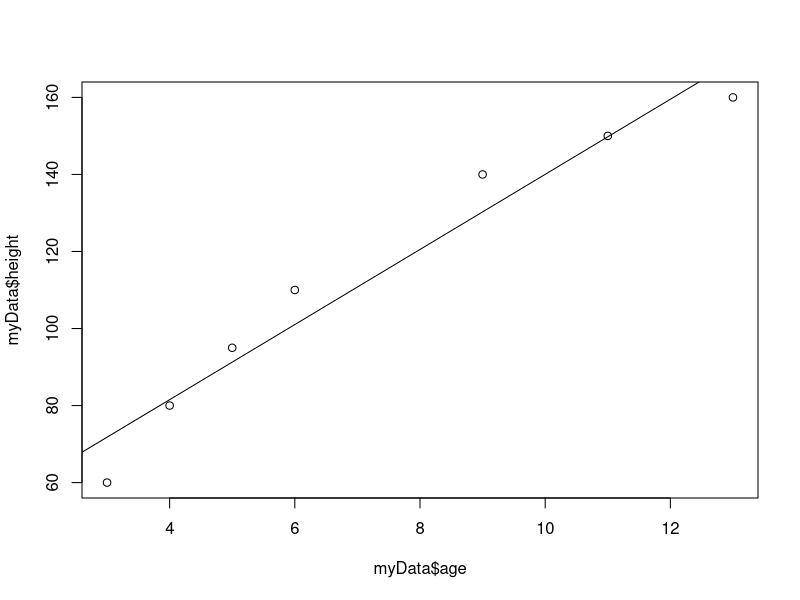
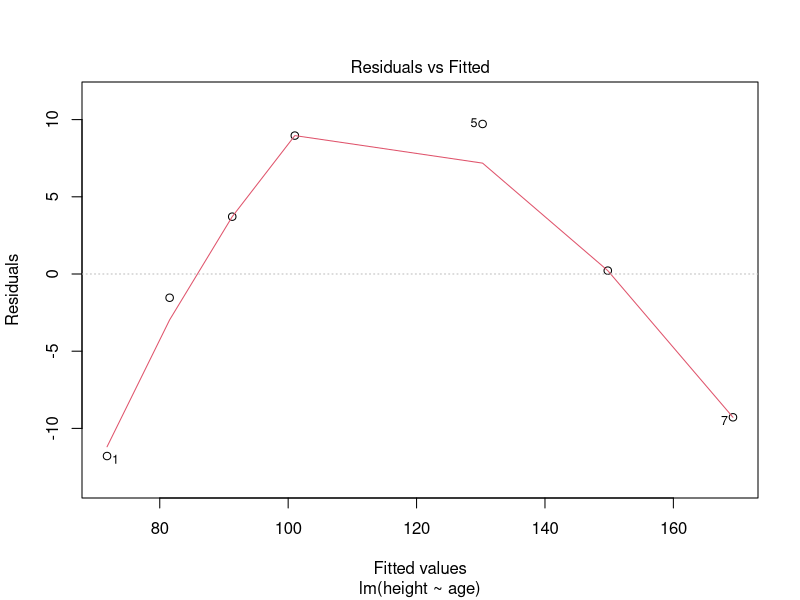
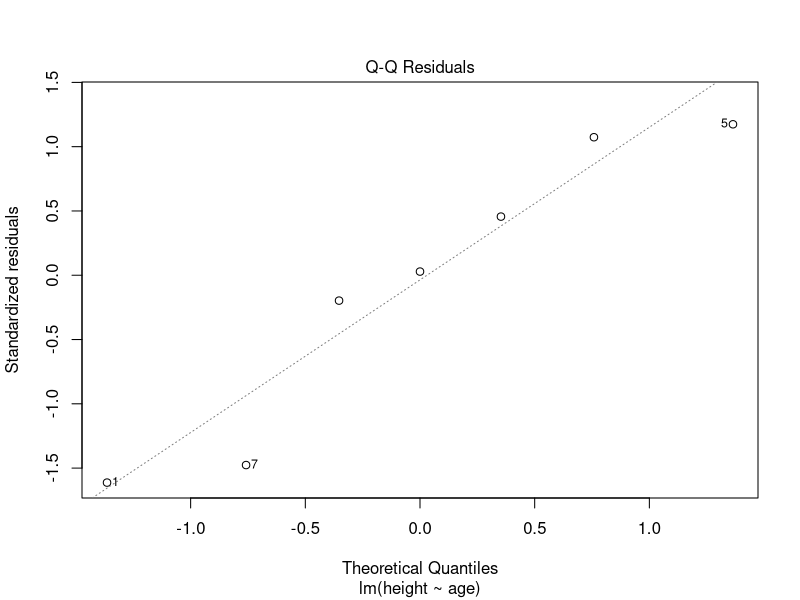
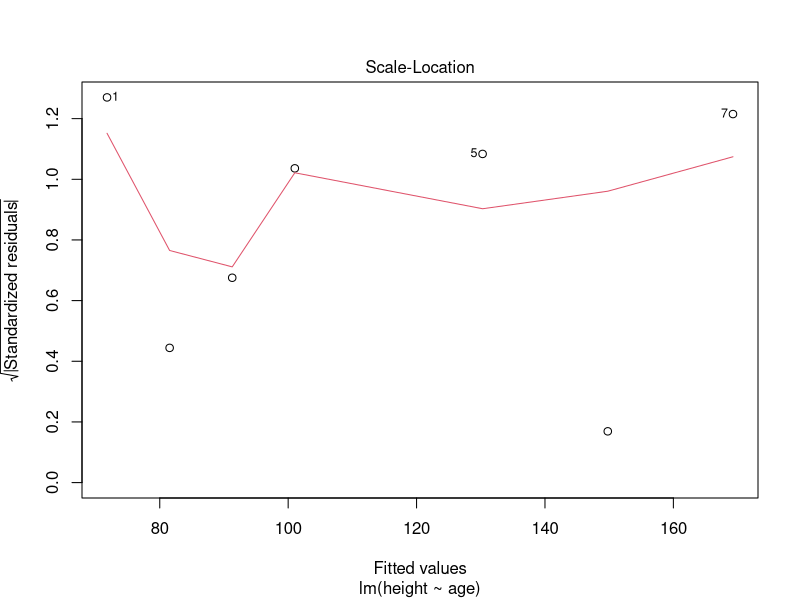
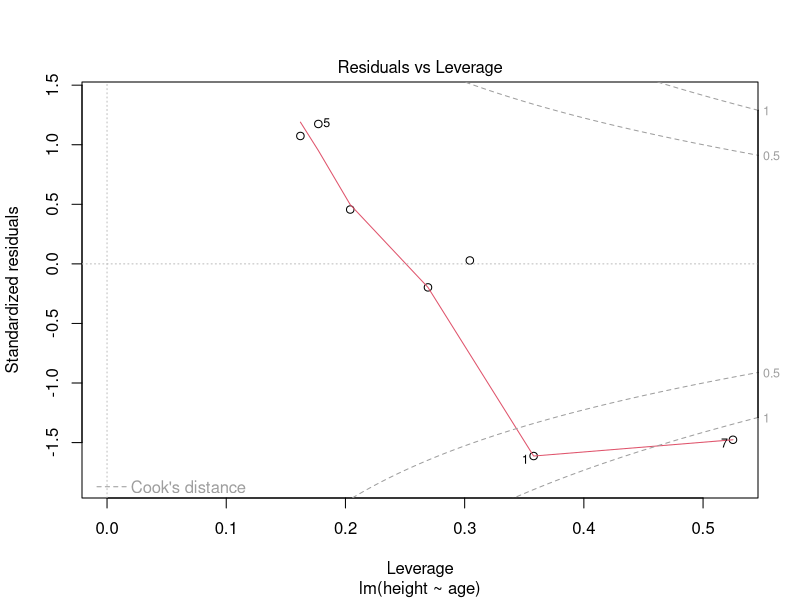

These figures' R source, in order:
# example of linear regression 

# Generate Example data
age    <- c(3, 4, 6, 5, 9, 11, 13)
height <- c(60, 80, 110, 95, 140, 150, 160)
myData <- data.frame(age,height)

# look at the data
plot(myData$age,myData$height)


# calculate the linear regression
# height = slope * age + y-intercept (is what we would normally write) 
# In R we use a tilde to indicate that we are defining a model
myModel <- lm(height ~ age, data = myData) # The y-intercept is automatically added
# myModel <- lm(height ~ age + 0, data = myData) # The y-intercept removed by adding 0 (you cannot add any other values)

# now we have the fitted model but we want the summary of the result
summary(myModel)

# the residuals should be approximately symmetrical with a median close to 0, Remember that for 
# a linear model it is the residuals that should be normally distributed

# The coefficients has two sets of values, a more complex model would have more
# the first is the intercept, this just tells us where the line intercepts the y-axis
# there is the estimate for the intercept and the standard error for that intercept, we could use
# that to calculate the confidence interval for the intercept too. The t-value is
# used to calculate the p-value. The p-value tells us if the intercept is significantly
# different from 0. Often we don't really care about the p-value for the intercept
#
# The next line is in this case called 'age' because it is the slope we should multiply
# age with. You could ask why it is not called slope but that is because we can have 
# more than one slope so it is important what variable a slope comes from.
# If age is a useful predictor of height we would expect the p-value for the slope
# to be significant

# The significance codes just tells us what the stars *** mean

# The last block of text tells us how good the model is. 
# The Multiple R-squared is the same as R-squared for correlation and tells us how
# much of the variation our model explains.
# The adjusted R-squared is the R-squared scaled by the number of parameters in the model, 
# it is only really relevant for multiple linear regression
# The last line tells us if the R-Squared value is significantly different from 0
# it will show F-statistic and degrees of freedom but we only really care about the p-value
# If this value is significant we know that R-squared is different from 0 

# you can plot the line in your figure using abline() 
abline(myModel)

# REMEMBER that the values you find here are estimates, you do not know the true
# slope or intercept and that is why they have standard errors 

# we can plot diagnostic plots for the model with plot
plot(myModel) 

# youtube links
# https://www.youtube.com/watch?v=u1cc1r_Y7M0
